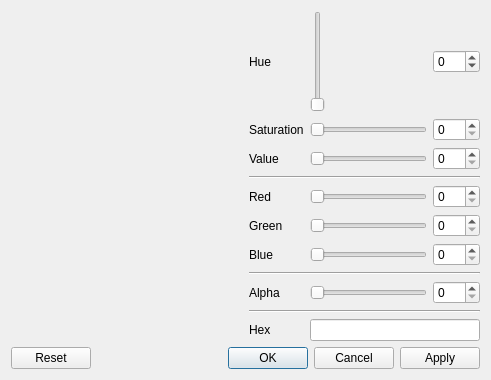
<?xml version="1.0" encoding="UTF-8"?>
<ui version="4.0">
 <class>ColorDialog</class>
 <widget class="QDialog" name="ColorDialog">
  <property name="geometry">
   <rect>
    <x>0</x>
    <y>0</y>
    <width>491</width>
    <height>380</height>
   </rect>
  </property>
  <property name="windowTitle">
   <string>Select Color</string>
  </property>
  <property name="windowIcon">
   <iconset theme="format-fill-color">
    <normaloff/>
   </iconset>
  </property>
  <layout class="QVBoxLayout" name="verticalLayout_2">
   <item>
    <layout class="QHBoxLayout" name="horizontalLayout">
     <item>
      <layout class="QVBoxLayout" name="verticalLayout">
       <item>
        <widget class="ColorWheel" name="wheel">
         <property name="sizePolicy">
          <sizepolicy hsizetype="MinimumExpanding" vsizetype="MinimumExpanding">
           <horstretch>0</horstretch>
           <verstretch>0</verstretch>
          </sizepolicy>
         </property>
        </widget>
       </item>
       <item>
        <widget class="ColorPreview" name="preview">
         <property name="display_mode" stdset="0">
          <enum>ColorPreview::SplitColor</enum>
         </property>
        </widget>
       </item>
      </layout>
     </item>
     <item>
      <layout class="QGridLayout" name="gridLayout">
       <item row="2" column="1">
        <widget class="GradientSlider" name="slide_value">
         <property name="maximum">
          <number>255</number>
         </property>
         <property name="orientation">
          <enum>Qt::Horizontal</enum>
         </property>
        </widget>
       </item>
       <item row="1" column="0">
        <widget class="QLabel" name="label_7">
         <property name="text">
          <string>Saturation</string>
         </property>
        </widget>
       </item>
       <item row="0" column="0">
        <widget class="QLabel" name="label_6">
         <property name="text">
          <string>Hue</string>
         </property>
        </widget>
       </item>
       <item row="1" column="1">
        <widget class="GradientSlider" name="slide_saturation">
         <property name="maximum">
          <number>255</number>
         </property>
         <property name="orientation">
          <enum>Qt::Horizontal</enum>
         </property>
        </widget>
       </item>
       <item row="10" column="0">
        <widget class="QLabel" name="label_8">
         <property name="text">
          <string>Hex</string>
         </property>
        </widget>
       </item>
       <item row="6" column="0">
        <widget class="QLabel" name="label_3">
         <property name="text">
          <string>Blue</string>
         </property>
        </widget>
       </item>
       <item row="8" column="1">
        <widget class="GradientSlider" name="slide_alpha">
         <property name="maximum">
          <number>255</number>
         </property>
         <property name="orientation">
          <enum>Qt::Horizontal</enum>
         </property>
        </widget>
       </item>
       <item row="4" column="1">
        <widget class="GradientSlider" name="slide_red">
         <property name="maximum">
          <number>255</number>
         </property>
         <property name="orientation">
          <enum>Qt::Horizontal</enum>
         </property>
        </widget>
       </item>
       <item row="5" column="1">
        <widget class="GradientSlider" name="slide_green">
         <property name="maximum">
          <number>255</number>
         </property>
         <property name="orientation">
          <enum>Qt::Horizontal</enum>
         </property>
        </widget>
       </item>
       <item row="2" column="0">
        <widget class="QLabel" name="label_5">
         <property name="text">
          <string>Value</string>
         </property>
        </widget>
       </item>
       <item row="5" column="0">
        <widget class="QLabel" name="label_2">
         <property name="text">
          <string>Green</string>
         </property>
        </widget>
       </item>
       <item row="8" column="0">
        <widget class="QLabel" name="label_alpha">
         <property name="text">
          <string>Alpha</string>
         </property>
        </widget>
       </item>
       <item row="4" column="0">
        <widget class="QLabel" name="label">
         <property name="text">
          <string>Red</string>
         </property>
        </widget>
       </item>
       <item row="6" column="1">
        <widget class="GradientSlider" name="slide_blue">
         <property name="maximum">
          <number>255</number>
         </property>
         <property name="orientation">
          <enum>Qt::Horizontal</enum>
         </property>
        </widget>
       </item>
       <item row="0" column="2">
        <widget class="QSpinBox" name="spin_hue">
         <property name="wrapping">
          <bool>true</bool>
         </property>
         <property name="maximum">
          <number>359</number>
         </property>
        </widget>
       </item>
       <item row="1" column="2">
        <widget class="QSpinBox" name="spin_saturation">
         <property name="maximum">
          <number>255</number>
         </property>
        </widget>
       </item>
       <item row="2" column="2">
        <widget class="QSpinBox" name="spin_value">
         <property name="maximum">
          <number>255</number>
         </property>
        </widget>
       </item>
       <item row="4" column="2">
        <widget class="QSpinBox" name="spin_red">
         <property name="maximum">
          <number>255</number>
         </property>
        </widget>
       </item>
       <item row="5" column="2">
        <widget class="QSpinBox" name="spin_green">
         <property name="maximum">
          <number>255</number>
         </property>
        </widget>
       </item>
       <item row="6" column="2">
        <widget class="QSpinBox" name="spin_blue">
         <property name="maximum">
          <number>255</number>
         </property>
        </widget>
       </item>
       <item row="8" column="2">
        <widget class="QSpinBox" name="spin_alpha">
         <property name="maximum">
          <number>255</number>
         </property>
        </widget>
       </item>
       <item row="10" column="1" colspan="2">
        <widget class="QLineEdit" name="edit_hex">
         <property name="font">
          <font>
           <family>Monospace</family>
          </font>
         </property>
        </widget>
       </item>
       <item row="7" column="0" colspan="3">
        <widget class="Line" name="line_alpha">
         <property name="orientation">
          <enum>Qt::Horizontal</enum>
         </property>
        </widget>
       </item>
       <item row="3" column="0" colspan="3">
        <widget class="Line" name="line">
         <property name="orientation">
          <enum>Qt::Horizontal</enum>
         </property>
        </widget>
       </item>
       <item row="9" column="0" colspan="3">
        <widget class="Line" name="line_3">
         <property name="orientation">
          <enum>Qt::Horizontal</enum>
         </property>
        </widget>
       </item>
       <item row="0" column="1">
        <widget class="HueSlider" name="slide_hue">
         <property name="minimum">
          <number>1</number>
         </property>
         <property name="maximum">
          <number>359</number>
         </property>
        </widget>
       </item>
      </layout>
     </item>
    </layout>
   </item>
   <item>
    <widget class="QDialogButtonBox" name="buttonBox">
     <property name="standardButtons">
      <set>QDialogButtonBox::Apply|QDialogButtonBox::Cancel|QDialogButtonBox::Ok|QDialogButtonBox::Reset</set>
     </property>
    </widget>
   </item>
  </layout>
 </widget>
 <layoutdefault spacing="6" margin="11"/>
 <customwidgets>
  <customwidget>
   <class>ColorPreview</class>
   <extends>QWidget</extends>
   <header>color_preview.hpp</header>
   <container>1</container>
  </customwidget>
  <customwidget>
   <class>ColorWheel</class>
   <extends>QWidget</extends>
   <header>color_wheel.hpp</header>
   <container>1</container>
   <slots>
    <signal>colorSelected(QColor)</signal>
    <slot>setColor(QColor)</slot>
   </slots>
  </customwidget>
  <customwidget>
   <class>GradientSlider</class>
   <extends>QSlider</extends>
   <header>gradient_slider.hpp</header>
  </customwidget>
  <customwidget>
   <class>HueSlider</class>
   <extends>GradientSlider</extends>
   <header>hue_slider.hpp</header>
  </customwidget>
 </customwidgets>
 <resources/>
 <connections>
  <connection>
   <sender>slide_saturation</sender>
   <signal>valueChanged(int)</signal>
   <receiver>ColorDialog</receiver>
   <slot>set_hsv()</slot>
   <hints>
    <hint type="sourcelabel">
     <x>419</x>
     <y>58</y>
    </hint>
    <hint type="destinationlabel">
     <x>537</x>
     <y>54</y>
    </hint>
   </hints>
  </connection>
  <connection>
   <sender>slide_value</sender>
   <signal>valueChanged(int)</signal>
   <receiver>ColorDialog</receiver>
   <slot>set_hsv()</slot>
   <hints>
    <hint type="sourcelabel">
     <x>419</x>
     <y>87</y>
    </hint>
    <hint type="destinationlabel">
     <x>537</x>
     <y>88</y>
    </hint>
   </hints>
  </connection>
  <connection>
   <sender>slide_red</sender>
   <signal>valueChanged(int)</signal>
   <receiver>ColorDialog</receiver>
   <slot>set_rgb()</slot>
   <hints>
    <hint type="sourcelabel">
     <x>419</x>
     <y>125</y>
    </hint>
    <hint type="destinationlabel">
     <x>557</x>
     <y>142</y>
    </hint>
   </hints>
  </connection>
  <connection>
   <sender>slide_green</sender>
   <signal>valueChanged(int)</signal>
   <receiver>ColorDialog</receiver>
   <slot>set_rgb()</slot>
   <hints>
    <hint type="sourcelabel">
     <x>419</x>
     <y>154</y>
    </hint>
    <hint type="destinationlabel">
     <x>538</x>
     <y>166</y>
    </hint>
   </hints>
  </connection>
  <connection>
   <sender>slide_blue</sender>
   <signal>valueChanged(int)</signal>
   <receiver>ColorDialog</receiver>
   <slot>set_rgb()</slot>
   <hints>
    <hint type="sourcelabel">
     <x>419</x>
     <y>183</y>
    </hint>
    <hint type="destinationlabel">
     <x>537</x>
     <y>205</y>
    </hint>
   </hints>
  </connection>
  <connection>
   <sender>slide_alpha</sender>
   <signal>valueChanged(int)</signal>
   <receiver>ColorDialog</receiver>
   <slot>update_widgets()</slot>
   <hints>
    <hint type="sourcelabel">
     <x>419</x>
     <y>221</y>
    </hint>
    <hint type="destinationlabel">
     <x>531</x>
     <y>251</y>
    </hint>
   </hints>
  </connection>
  <connection>
   <sender>wheel</sender>
   <signal>colorSelected(QColor)</signal>
   <receiver>ColorDialog</receiver>
   <slot>update_widgets()</slot>
   <hints>
    <hint type="sourcelabel">
     <x>175</x>
     <y>101</y>
    </hint>
    <hint type="destinationlabel">
     <x>568</x>
     <y>106</y>
    </hint>
   </hints>
  </connection>
  <connection>
   <sender>slide_saturation</sender>
   <signal>valueChanged(int)</signal>
   <receiver>spin_saturation</receiver>
   <slot>setValue(int)</slot>
   <hints>
    <hint type="sourcelabel">
     <x>419</x>
     <y>58</y>
    </hint>
    <hint type="destinationlabel">
     <x>480</x>
     <y>62</y>
    </hint>
   </hints>
  </connection>
  <connection>
   <sender>spin_saturation</sender>
   <signal>valueChanged(int)</signal>
   <receiver>slide_saturation</receiver>
   <slot>setValue(int)</slot>
   <hints>
    <hint type="sourcelabel">
     <x>461</x>
     <y>55</y>
    </hint>
    <hint type="destinationlabel">
     <x>419</x>
     <y>58</y>
    </hint>
   </hints>
  </connection>
  <connection>
   <sender>slide_value</sender>
   <signal>valueChanged(int)</signal>
   <receiver>spin_value</receiver>
   <slot>setValue(int)</slot>
   <hints>
    <hint type="sourcelabel">
     <x>419</x>
     <y>87</y>
    </hint>
    <hint type="destinationlabel">
     <x>480</x>
     <y>91</y>
    </hint>
   </hints>
  </connection>
  <connection>
   <sender>spin_value</sender>
   <signal>valueChanged(int)</signal>
   <receiver>slide_value</receiver>
   <slot>setValue(int)</slot>
   <hints>
    <hint type="sourcelabel">
     <x>480</x>
     <y>91</y>
    </hint>
    <hint type="destinationlabel">
     <x>419</x>
     <y>87</y>
    </hint>
   </hints>
  </connection>
  <connection>
   <sender>slide_red</sender>
   <signal>valueChanged(int)</signal>
   <receiver>spin_red</receiver>
   <slot>setValue(int)</slot>
   <hints>
    <hint type="sourcelabel">
     <x>419</x>
     <y>125</y>
    </hint>
    <hint type="destinationlabel">
     <x>480</x>
     <y>129</y>
    </hint>
   </hints>
  </connection>
  <connection>
   <sender>spin_red</sender>
   <signal>valueChanged(int)</signal>
   <receiver>slide_red</receiver>
   <slot>setValue(int)</slot>
   <hints>
    <hint type="sourcelabel">
     <x>480</x>
     <y>129</y>
    </hint>
    <hint type="destinationlabel">
     <x>419</x>
     <y>125</y>
    </hint>
   </hints>
  </connection>
  <connection>
   <sender>slide_green</sender>
   <signal>valueChanged(int)</signal>
   <receiver>spin_green</receiver>
   <slot>setValue(int)</slot>
   <hints>
    <hint type="sourcelabel">
     <x>419</x>
     <y>154</y>
    </hint>
    <hint type="destinationlabel">
     <x>480</x>
     <y>158</y>
    </hint>
   </hints>
  </connection>
  <connection>
   <sender>spin_green</sender>
   <signal>valueChanged(int)</signal>
   <receiver>slide_green</receiver>
   <slot>setValue(int)</slot>
   <hints>
    <hint type="sourcelabel">
     <x>480</x>
     <y>158</y>
    </hint>
    <hint type="destinationlabel">
     <x>419</x>
     <y>154</y>
    </hint>
   </hints>
  </connection>
  <connection>
   <sender>slide_alpha</sender>
   <signal>valueChanged(int)</signal>
   <receiver>spin_alpha</receiver>
   <slot>setValue(int)</slot>
   <hints>
    <hint type="sourcelabel">
     <x>419</x>
     <y>221</y>
    </hint>
    <hint type="destinationlabel">
     <x>480</x>
     <y>225</y>
    </hint>
   </hints>
  </connection>
  <connection>
   <sender>spin_alpha</sender>
   <signal>valueChanged(int)</signal>
   <receiver>slide_alpha</receiver>
   <slot>setValue(int)</slot>
   <hints>
    <hint type="sourcelabel">
     <x>480</x>
     <y>225</y>
    </hint>
    <hint type="destinationlabel">
     <x>419</x>
     <y>221</y>
    </hint>
   </hints>
  </connection>
  <connection>
   <sender>slide_blue</sender>
   <signal>valueChanged(int)</signal>
   <receiver>spin_blue</receiver>
   <slot>setValue(int)</slot>
   <hints>
    <hint type="sourcelabel">
     <x>419</x>
     <y>183</y>
    </hint>
    <hint type="destinationlabel">
     <x>480</x>
     <y>187</y>
    </hint>
   </hints>
  </connection>
  <connection>
   <sender>spin_blue</sender>
   <signal>valueChanged(int)</signal>
   <receiver>slide_blue</receiver>
   <slot>setValue(int)</slot>
   <hints>
    <hint type="sourcelabel">
     <x>480</x>
     <y>187</y>
    </hint>
    <hint type="destinationlabel">
     <x>419</x>
     <y>183</y>
    </hint>
   </hints>
  </connection>
  <connection>
   <sender>slide_hue</sender>
   <signal>valueChanged(int)</signal>
   <receiver>spin_hue</receiver>
   <slot>setValue(int)</slot>
   <hints>
    <hint type="sourcelabel">
     <x>405</x>
     <y>20</y>
    </hint>
    <hint type="destinationlabel">
     <x>462</x>
     <y>26</y>
    </hint>
   </hints>
  </connection>
  <connection>
   <sender>spin_hue</sender>
   <signal>valueChanged(int)</signal>
   <receiver>slide_hue</receiver>
   <slot>setValue(int)</slot>
   <hints>
    <hint type="sourcelabel">
     <x>448</x>
     <y>18</y>
    </hint>
    <hint type="destinationlabel">
     <x>388</x>
     <y>24</y>
    </hint>
   </hints>
  </connection>
  <connection>
   <sender>slide_hue</sender>
   <signal>valueChanged(int)</signal>
   <receiver>ColorDialog</receiver>
   <slot>set_hsv()</slot>
   <hints>
    <hint type="sourcelabel">
     <x>361</x>
     <y>17</y>
    </hint>
    <hint type="destinationlabel">
     <x>363</x>
     <y>8</y>
    </hint>
   </hints>
  </connection>
  <connection>
   <sender>buttonBox</sender>
   <signal>accepted()</signal>
   <receiver>ColorDialog</receiver>
   <slot>accept()</slot>
   <hints>
    <hint type="sourcelabel">
     <x>244</x>
     <y>302</y>
    </hint>
    <hint type="destinationlabel">
     <x>430</x>
     <y>267</y>
    </hint>
   </hints>
  </connection>
  <connection>
   <sender>buttonBox</sender>
   <signal>rejected()</signal>
   <receiver>ColorDialog</receiver>
   <slot>reject()</slot>
   <hints>
    <hint type="sourcelabel">
     <x>177</x>
     <y>302</y>
    </hint>
    <hint type="destinationlabel">
     <x>294</x>
     <y>323</y>
    </hint>
   </hints>
  </connection>
 </connections>
 <slots>
  <slot>set_rgb()</slot>
  <slot>set_hsv()</slot>
  <slot>setColor(QColor)</slot>
  <slot>update_widgets()</slot>
 </slots>
</ui>
